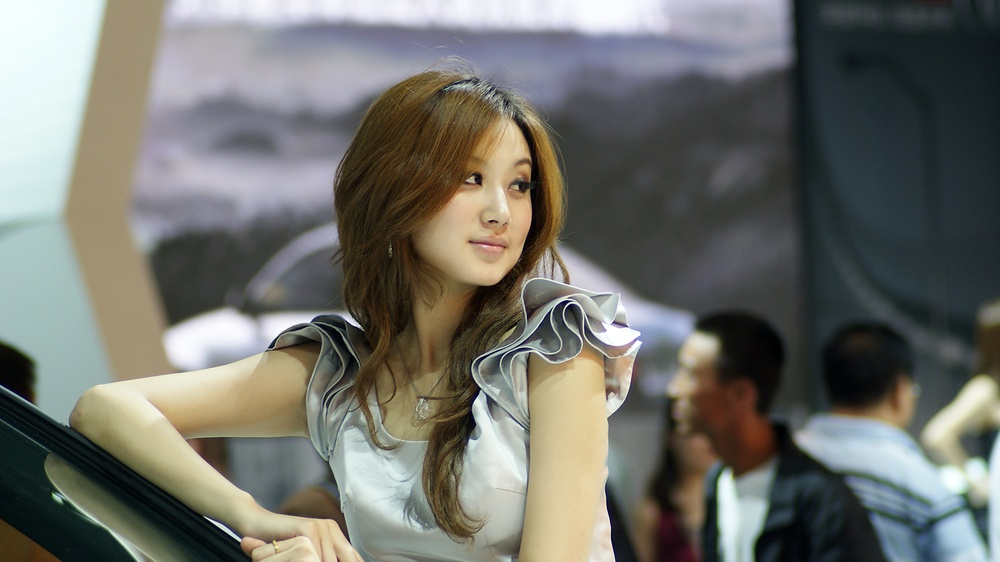
#> input picture img/Hippopx.jpg, 1000 x 562 px, shrunk from 1920 x 1080 before the run
$ python Last_FaceDetection_project0.py
#> lines starting #> are read from the running program, lines starting #| are printed output that depends on the picture; after the words box and inside, x2 and y2 are one past the last pixel; in counts of white or black regions, pixels touching at a corner belong together
import cv2 as cv
import matplotlib.pyplot as plt

# 1.以灰度图的形式读取图片
img = cv.imread("img/Hippopx.jpg")
#> img is the input picture: shape (562, 1000, 3); mean B, G, R 107.1, 113.1, 112.6
gray = cv.cvtColor(img, cv.COLOR_BGR2GRAY)
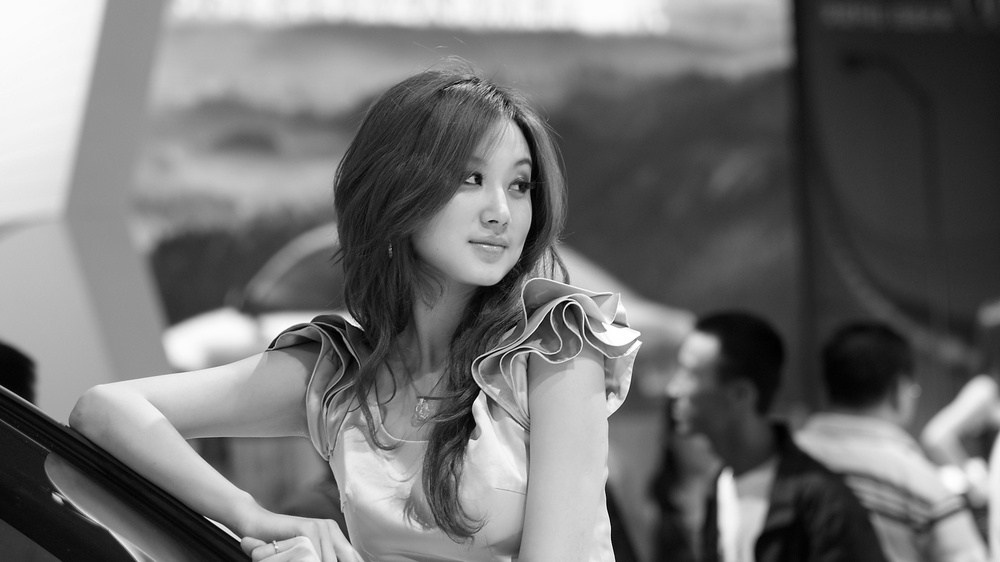
#> gray: shape (562, 1000); min 0, max 255, mean 112.2

# 2.实例化OpenCV人脸识别的分类器
face_cas = cv.CascadeClassifier("Xml/haarcascade_frontalface_default.xml")
face_cas.load('Xml/haarcascade_frontalface_default.xml')

# 3.调用识别人脸
faceR = face_cas.detectMultiScale(gray, scaleFactor=1.2, minNeighbors=3, minSize=(32, 32))
#> faceR = [[436, 141, 122, 122]]
for faceRect in faceR:
    x, y, w, h = faceRect
    # 框出人脸
    cv.rectangle(img, (x, y), (x + h, y + w), (0, 255, 0), 3)
    # 4.在识别出的人脸中进行眼睛的检测
    roi_color = img[y:y + h, x:x + w]
    roi_gray = gray[y:y + h, x:x + w]
#> this loop made 1 pass
#> pass 1, `roi_color = img[y:y + h, x:x + w]`:
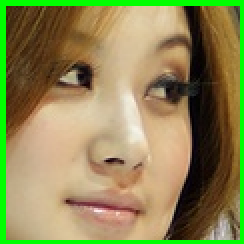
#> roi_color: shape (122, 122, 3) (shown 2 times larger); mean B, G, R 83.9, 135.9, 141.6
#> pass 1, `roi_gray = gray[y:y + h, x:x + w]`:
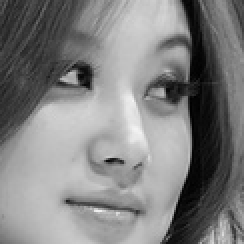
#> roi_gray: shape (122, 122) (shown 2 times larger); min 0, max 244, mean 128.8
#> after the loop:
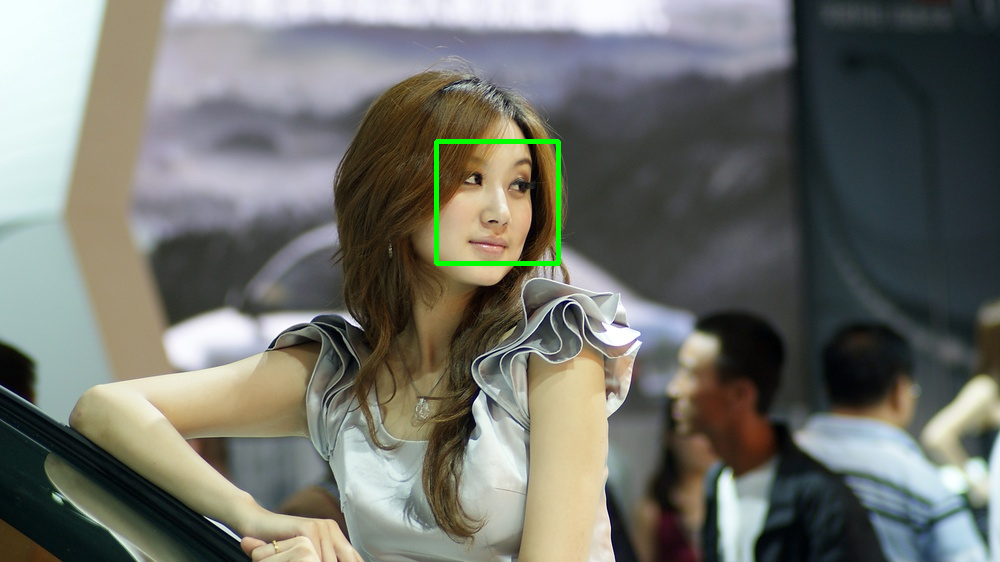
#> img: shape (562, 1000, 3); 0.43% of pixels changed, all inside (x1, y1, x2, y2) = (434, 139, 561, 266)

# 5. 检测结果的绘制
plt.figure(figsize=(8, 6), dpi=100)
plt.imshow(img[:, :, ::-1]), plt.title('show')
plt.xticks([]), plt.yticks([])
plt.show()
